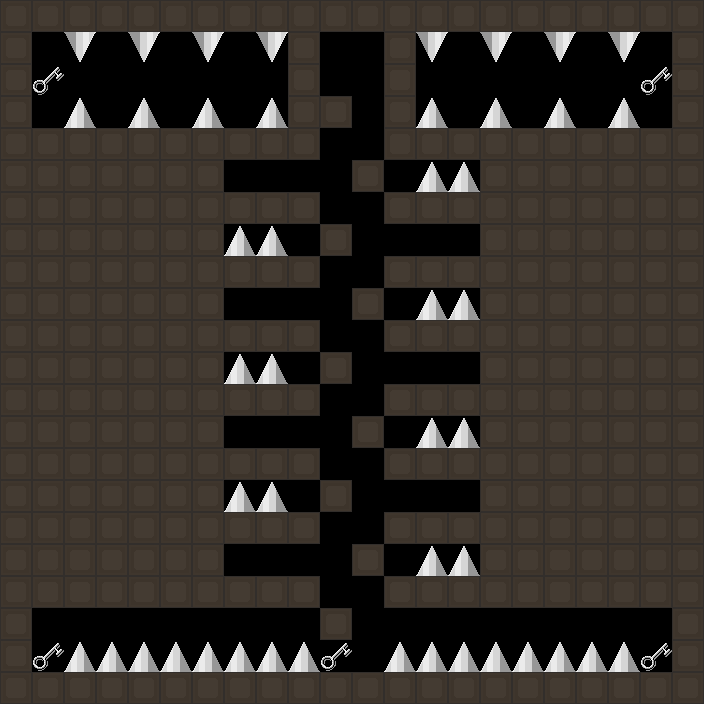

Tiled map render using the project's own tile images. Description and the map definition, with tile-layer contents summarised, below:
An orthogonal 22x22 tile map with 32x32 px tiles, 2 tile layers (walls, entities), 4 tilesets and 8 objects (0, 1, 2, 3, 4, ...).

<map version="1.0" orientation="orthogonal" width="22" height="22" tilewidth="32" tileheight="32">
 <tileset firstgid="1" name="tile" tilewidth="32" tileheight="32">
  <image source="../1/tile.png" trans="2991b3" width="32" height="32" />
  <tile id="0">
   <properties>
    <property name="solid" value="true" />
   </properties>
  </tile>
 </tileset>
 <tileset firstgid="2" name="Spike" tilewidth="32" tileheight="32">
  <image source="../../global/mobs/Spike.png" trans="2991b3" width="32" height="32" />
  <tile id="0">
   <properties>
    <property name="spike" value="true" />
   </properties>
  </tile>
 </tileset>
 <tileset firstgid="3" name="UpsideDownSpike" tilewidth="32" tileheight="32">
  <image source="../../global/mobs/UpsideDownSpike.png" trans="2991b3" width="32" height="32" />
  <tile id="0">
   <properties>
    <property name="spike" value="true" />
   </properties>
  </tile>
 </tileset>
 <tileset firstgid="4" name="Key" tilewidth="32" tileheight="32">
  <image source="../../global/mobs/Key.png" trans="2991b3" width="32" height="32" />
  <tile id="0">
   <properties>
    <property name="key" value="true" />
   </properties>
  </tile>
 </tileset>
 <layer name="walls" width="22" height="22">
  <data>[484 cells, 327 non-empty, 1 distinct tile ids]</data>
 </layer>
 <layer name="entities" width="22" height="22">
  <data>[484 cells, 51 non-empty, 3 distinct tile ids]</data>
 </layer>
 <objectgroup name="mobs" width="22" height="22">
  <object name="0" x="320" y="64" width="32" height="32">
   <properties>
    <property name="spawn" value="true" />
   </properties>
  </object>
  <object name="1" x="224" y="160" width="128" height="32">
   <properties>
    <property name="speed" value="0.25" />
   </properties>
  </object>
  <object name="2" x="352" y="224" width="128" height="32">
   <properties>
    <property name="speed" value="0.25" />
   </properties>
  </object>
  <object name="3" x="224" y="288" width="128" height="32">
   <properties>
    <property name="speed" value="0.25" />
   </properties>
  </object>
  <object name="4" x="352" y="352" width="128" height="32">
   <properties>
    <property name="speed" value="0.25" />
   </properties>
  </object>
  <object name="5" x="224" y="416" width="128" height="32">
   <properties>
    <property name="speed" value="0.25" />
   </properties>
  </object>
  <object name="6" x="352" y="480" width="128" height="32">
   <properties>
    <property name="speed" value="0.25" />
   </properties>
  </object>
  <object name="7" x="224" y="544" width="128" height="32">
   <properties>
    <property name="speed" value="0.25" />
   </properties>
  </object>
 </objectgroup>
</map>